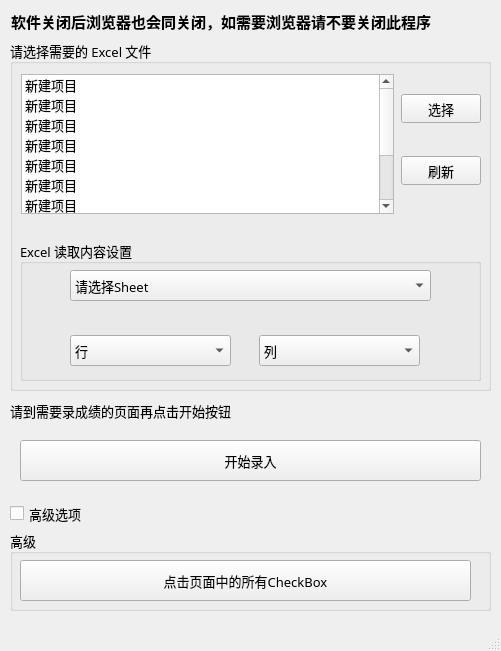
<?xml version="1.0" encoding="UTF-8"?>
<ui version="4.0">
 <class>MainWindow</class>
 <widget class="QMainWindow" name="MainWindow">
  <property name="geometry">
   <rect>
    <x>0</x>
    <y>0</y>
    <width>501</width>
    <height>651</height>
   </rect>
  </property>
  <property name="font">
   <font>
    <family>微软雅黑</family>
    <pointsize>10</pointsize>
   </font>
  </property>
  <property name="windowTitle">
   <string>MainWindow</string>
  </property>
  <widget class="QWidget" name="centralwidget">
   <widget class="QGroupBox" name="groupBox_advance">
    <property name="geometry">
     <rect>
      <x>10</x>
      <y>530</y>
      <width>481</width>
      <height>81</height>
     </rect>
    </property>
    <property name="mouseTracking">
     <bool>false</bool>
    </property>
    <property name="title">
     <string>高级</string>
    </property>
    <widget class="QPushButton" name="btn_click_checkbox">
     <property name="geometry">
      <rect>
       <x>10</x>
       <y>30</y>
       <width>451</width>
       <height>41</height>
      </rect>
     </property>
     <property name="minimumSize">
      <size>
       <width>221</width>
       <height>29</height>
      </size>
     </property>
     <property name="text">
      <string>点击页面中的所有CheckBox</string>
     </property>
    </widget>
   </widget>
   <widget class="QCheckBox" name="checkBox_advance">
    <property name="geometry">
     <rect>
      <x>10</x>
      <y>500</y>
      <width>91</width>
      <height>27</height>
     </rect>
    </property>
    <property name="sizePolicy">
     <sizepolicy hsizetype="Minimum" vsizetype="Fixed">
      <horstretch>0</horstretch>
      <verstretch>0</verstretch>
     </sizepolicy>
    </property>
    <property name="minimumSize">
     <size>
      <width>91</width>
      <height>27</height>
     </size>
    </property>
    <property name="maximumSize">
     <size>
      <width>91</width>
      <height>27</height>
     </size>
    </property>
    <property name="text">
     <string>高级选项</string>
    </property>
    <property name="checked">
     <bool>false</bool>
    </property>
   </widget>
   <widget class="QGroupBox" name="groupBox_excel_file">
    <property name="geometry">
     <rect>
      <x>10</x>
      <y>40</y>
      <width>481</width>
      <height>351</height>
     </rect>
    </property>
    <property name="title">
     <string>请选择需要的 Excel 文件</string>
    </property>
    <widget class="QWidget" name="gridLayoutWidget">
     <property name="geometry">
      <rect>
       <x>10</x>
       <y>30</y>
       <width>462</width>
       <height>149</height>
      </rect>
     </property>
     <layout class="QGridLayout" name="gridLayout_2">
      <item row="12" column="1">
       <spacer name="verticalSpacer_2">
        <property name="orientation">
         <enum>Qt::Vertical</enum>
        </property>
        <property name="sizeHint" stdset="0">
         <size>
          <width>20</width>
          <height>28</height>
         </size>
        </property>
       </spacer>
      </item>
      <item row="9" column="1">
       <widget class="QPushButton" name="btn_select_excel">
        <property name="minimumSize">
         <size>
          <width>80</width>
          <height>29</height>
         </size>
        </property>
        <property name="maximumSize">
         <size>
          <width>80</width>
          <height>29</height>
         </size>
        </property>
        <property name="text">
         <string>选择</string>
        </property>
       </widget>
      </item>
      <item row="11" column="1">
       <widget class="QPushButton" name="btn_re_view_excel">
        <property name="minimumSize">
         <size>
          <width>80</width>
          <height>29</height>
         </size>
        </property>
        <property name="maximumSize">
         <size>
          <width>80</width>
          <height>29</height>
         </size>
        </property>
        <property name="text">
         <string>刷新</string>
        </property>
       </widget>
      </item>
      <item row="8" column="1">
       <spacer name="verticalSpacer">
        <property name="orientation">
         <enum>Qt::Vertical</enum>
        </property>
        <property name="sizeHint" stdset="0">
         <size>
          <width>77</width>
          <height>18</height>
         </size>
        </property>
       </spacer>
      </item>
      <item row="7" column="0" rowspan="7">
       <widget class="QListWidget" name="listWidget_excel_list">
        <property name="minimumSize">
         <size>
          <width>373</width>
          <height>140</height>
         </size>
        </property>
        <property name="maximumSize">
         <size>
          <width>373</width>
          <height>140</height>
         </size>
        </property>
        <property name="toolTip">
         <string>&lt;html&gt;&lt;head/&gt;&lt;body&gt;&lt;p&gt;&lt;br/&gt;&lt;/p&gt;&lt;/body&gt;&lt;/html&gt;</string>
        </property>
        <property name="whatsThis">
         <string>&lt;html&gt;&lt;head/&gt;&lt;body&gt;&lt;p&gt;&lt;br/&gt;&lt;/p&gt;&lt;/body&gt;&lt;/html&gt;</string>
        </property>
        <item>
         <property name="text">
          <string>新建项目</string>
         </property>
        </item>
        <item>
         <property name="text">
          <string>新建项目</string>
         </property>
        </item>
        <item>
         <property name="text">
          <string>新建项目</string>
         </property>
        </item>
        <item>
         <property name="text">
          <string>新建项目</string>
         </property>
        </item>
        <item>
         <property name="text">
          <string>新建项目</string>
         </property>
        </item>
        <item>
         <property name="text">
          <string>新建项目</string>
         </property>
        </item>
        <item>
         <property name="text">
          <string>新建项目</string>
         </property>
        </item>
        <item>
         <property name="text">
          <string>新建项目</string>
         </property>
        </item>
        <item>
         <property name="text">
          <string>新建项目</string>
         </property>
        </item>
        <item>
         <property name="text">
          <string>新建项目</string>
         </property>
        </item>
       </widget>
      </item>
      <item row="10" column="1">
       <spacer name="verticalSpacer_3">
        <property name="orientation">
         <enum>Qt::Vertical</enum>
        </property>
        <property name="sizeHint" stdset="0">
         <size>
          <width>20</width>
          <height>28</height>
         </size>
        </property>
       </spacer>
      </item>
     </layout>
    </widget>
    <widget class="QGroupBox" name="groupBox_excel_info">
     <property name="geometry">
      <rect>
       <x>10</x>
       <y>200</y>
       <width>461</width>
       <height>141</height>
      </rect>
     </property>
     <property name="title">
      <string>Excel 读取内容设置</string>
     </property>
     <widget class="QWidget" name="">
      <property name="geometry">
       <rect>
        <x>50</x>
        <y>30</y>
        <width>363</width>
        <height>96</height>
       </rect>
      </property>
      <layout class="QGridLayout" name="gridLayout">
       <item row="0" column="0" colspan="2">
        <widget class="QComboBox" name="comboBox_excel_sheet">
         <property name="minimumSize">
          <size>
           <width>361</width>
           <height>31</height>
          </size>
         </property>
         <property name="maximumSize">
          <size>
           <width>361</width>
           <height>31</height>
          </size>
         </property>
         <item>
          <property name="text">
           <string>请选择Sheet</string>
          </property>
         </item>
        </widget>
       </item>
       <item row="1" column="0" colspan="2">
        <spacer name="verticalSpacer_4">
         <property name="orientation">
          <enum>Qt::Vertical</enum>
         </property>
         <property name="sizeHint" stdset="0">
          <size>
           <width>358</width>
           <height>18</height>
          </size>
         </property>
        </spacer>
       </item>
       <item row="2" column="0">
        <widget class="QComboBox" name="comboBox_get_row">
         <property name="minimumSize">
          <size>
           <width>161</width>
           <height>31</height>
          </size>
         </property>
         <property name="maximumSize">
          <size>
           <width>161</width>
           <height>31</height>
          </size>
         </property>
         <item>
          <property name="text">
           <string>行</string>
          </property>
         </item>
        </widget>
       </item>
       <item row="2" column="1">
        <widget class="QComboBox" name="comboBox_get_col">
         <property name="minimumSize">
          <size>
           <width>161</width>
           <height>31</height>
          </size>
         </property>
         <property name="maximumSize">
          <size>
           <width>161</width>
           <height>31</height>
          </size>
         </property>
         <item>
          <property name="text">
           <string>列</string>
          </property>
         </item>
        </widget>
       </item>
      </layout>
     </widget>
    </widget>
   </widget>
   <widget class="QLabel" name="label_top_info">
    <property name="geometry">
     <rect>
      <x>11</x>
      <y>11</y>
      <width>511</width>
      <height>21</height>
     </rect>
    </property>
    <property name="minimumSize">
     <size>
      <width>511</width>
      <height>21</height>
     </size>
    </property>
    <property name="maximumSize">
     <size>
      <width>511</width>
      <height>21</height>
     </size>
    </property>
    <property name="font">
     <font>
      <pointsize>11</pointsize>
      <weight>75</weight>
      <bold>true</bold>
     </font>
    </property>
    <property name="text">
     <string>软件关闭后浏览器也会同关闭，如需要浏览器请不要关闭此程序</string>
    </property>
   </widget>
   <widget class="QPushButton" name="btn_start">
    <property name="geometry">
     <rect>
      <x>20</x>
      <y>440</y>
      <width>461</width>
      <height>41</height>
     </rect>
    </property>
    <property name="minimumSize">
     <size>
      <width>231</width>
      <height>29</height>
     </size>
    </property>
    <property name="text">
     <string>开始录入</string>
    </property>
   </widget>
   <widget class="QLabel" name="label_2">
    <property name="geometry">
     <rect>
      <x>10</x>
      <y>400</y>
      <width>399</width>
      <height>21</height>
     </rect>
    </property>
    <property name="minimumSize">
     <size>
      <width>388</width>
      <height>21</height>
     </size>
    </property>
    <property name="maximumSize">
     <size>
      <width>428</width>
      <height>21</height>
     </size>
    </property>
    <property name="text">
     <string>请到需要录成绩的页面再点击开始按钮</string>
    </property>
   </widget>
  </widget>
  <widget class="QStatusBar" name="statusbar"/>
 </widget>
 <resources/>
 <connections/>
</ui>
